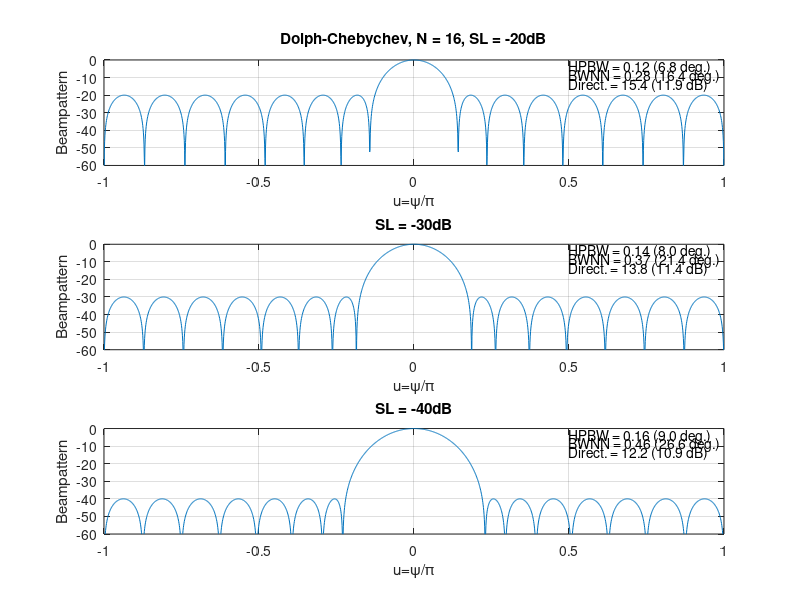

The MATLAB script that drew this image:
clear all; close all;clc;

N=16;
m=N-1;
d=0.5;
D = d*[-(N-1)/2:1:(N-1)/2].';
u = [-1:0.001:1];
v = exp(j*2*pi*D*u);
nu = length(u);
u2 = [0:0.0001:1];
n2 = length(u2);
v2 = exp(j*2*pi*D*u2);

SL = [-20 -30 -40];
ss = ['-.';'--';'-b'];

HPBW = zeros(1,3);
HPBWdeg = zeros(1,3);
BWNNdeg = zeros(1,3);
BWNN = zeros(1,3);
DI = zeros(1,3);
DIR = zeros(1,3);
w = zeros(N,3);
for q=1:3
R = 10^(-SL(q)/20);
x0 = cosh(acosh(R)/(N-1));
p = [1:1:N-1];
a = 2*acos(cos((2*p-1)*pi/(2*(N-1)))/x0);
z = exp(j*a);
r = a/pi;
wt = poly(z).';

w(:,q) = wt/sum(wt);
Bd = w(:,q)'*v;
figure(1)
subplot(3,1,q)
plot(u,10*log10(abs(Bd).^2))
xlabel('u=\psi/\pi')
ylabel('Beampattern')
if q==1
   title(['Dolph-Chebychev, N = ' int2str(N) ', SL = ' num2str(SL(q)) 'dB'])
else
   title(['SL = ' num2str(SL(q)) 'dB'])
end

axis([-1 1 -60 0])

B2 = real(w(:,q)'*v2);
g = find(B2<1/sqrt(2));
HPBW  = 2*u2(min(g));
HPBWdeg = 2*(90-acos(HPBW/2)*180/pi);

[b,g] = find(abs(B2(2:n2-1))<abs(B2(1:n2-2))&abs(B2(2:n2-1))<abs(B2(3:n2)));
gmin = min(g);
NULL = u2(gmin);
Ndeg = 90-acos(NULL)*180/pi;
BWNN = 2*NULL;
BWNNdeg = 2*Ndeg;

DIR = 1/abs(w(:,q)'*w(:,q));
DI = 10*log10(DIR);
hold on
text(0.5,-4,['HPBW = ' sprintf('%1.2f',HPBW) ' (' sprintf('%1.1f',HPBWdeg) ' deg.)']);
text(0.5,-9,['BWNN = ' sprintf('%1.2f',BWNN) ' (' sprintf('%1.1f',BWNNdeg) ' deg.)']);
text(0.5,-14,['Direct. = ' sprintf('%1.1f',DIR) ' (' sprintf('%1.1f',DI) ' dB)']);
hold off
grid on

end